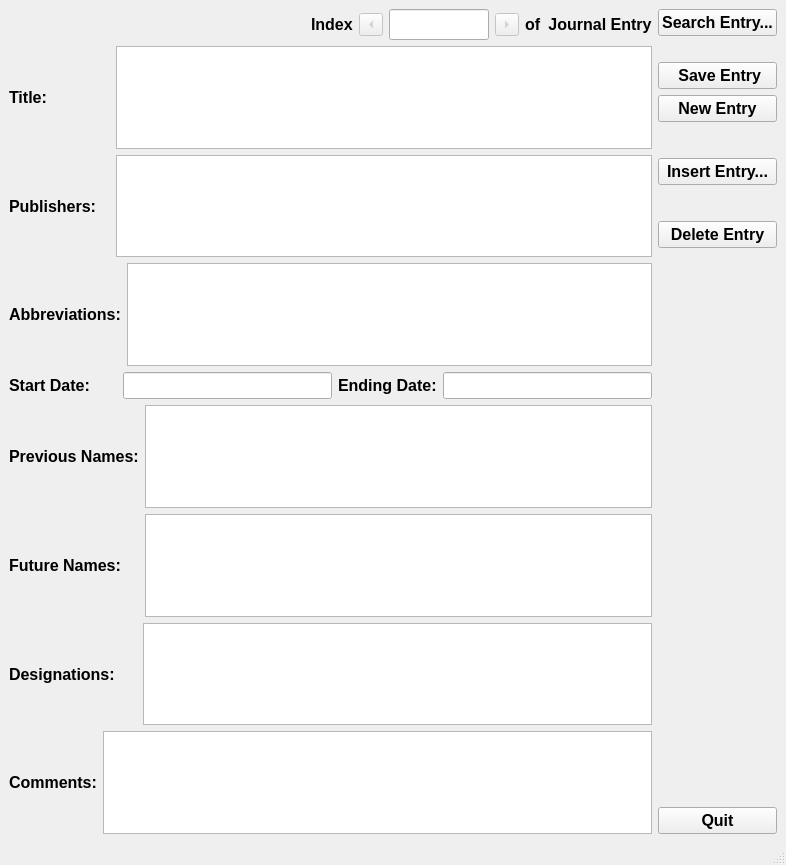
<?xml version="1.0" encoding="UTF-8"?>
<ui version="4.0">
 <class>JournalEntry</class>
 <widget class="QMainWindow" name="JournalEntry">
  <property name="geometry">
   <rect>
    <x>0</x>
    <y>0</y>
    <width>786</width>
    <height>865</height>
   </rect>
  </property>
  <property name="windowTitle">
   <string>Dialog</string>
  </property>
  <widget class="QWidget" name="centralwidget">
   <layout class="QHBoxLayout" name="horizontalLayout">
    <item>
     <layout class="QHBoxLayout" name="main_hLayout">
      <item>
       <layout class="QVBoxLayout" name="main_vLayout">
        <item>
         <layout class="QHBoxLayout" name="index_hLayout">
          <item>
           <spacer name="index_hSpacer">
            <property name="orientation">
             <enum>Qt::Horizontal</enum>
            </property>
            <property name="sizeHint" stdset="0">
             <size>
              <width>40</width>
              <height>20</height>
             </size>
            </property>
           </spacer>
          </item>
          <item>
           <widget class="QLabel" name="indexLabel_1">
            <property name="font">
             <font>
              <pointsize>12</pointsize>
              <weight>75</weight>
              <bold>true</bold>
             </font>
            </property>
            <property name="text">
             <string>Index</string>
            </property>
           </widget>
          </item>
          <item>
           <widget class="QToolButton" name="prevButton">
            <property name="enabled">
             <bool>false</bool>
            </property>
            <property name="font">
             <font>
              <pointsize>12</pointsize>
             </font>
            </property>
            <property name="focusPolicy">
             <enum>Qt::NoFocus</enum>
            </property>
            <property name="toolTip">
             <string>Previous record</string>
            </property>
            <property name="text">
             <string>...</string>
            </property>
            <property name="shortcut">
             <string>Ctrl+B</string>
            </property>
            <property name="arrowType">
             <enum>Qt::LeftArrow</enum>
            </property>
           </widget>
          </item>
          <item>
           <widget class="QLineEdit" name="indexEntry">
            <property name="maximumSize">
             <size>
              <width>100</width>
              <height>16777215</height>
             </size>
            </property>
            <property name="font">
             <font>
              <pointsize>14</pointsize>
              <weight>50</weight>
              <bold>false</bold>
             </font>
            </property>
            <property name="toolTip">
             <string>&lt;html&gt;&lt;head/&gt;&lt;body&gt;&lt;p&gt;Index number of the current entry.&lt;/p&gt;&lt;/body&gt;&lt;/html&gt;</string>
            </property>
            <property name="maxLength">
             <number>3</number>
            </property>
            <property name="alignment">
             <set>Qt::AlignRight|Qt::AlignTrailing|Qt::AlignVCenter</set>
            </property>
           </widget>
          </item>
          <item>
           <widget class="QToolButton" name="nextButton">
            <property name="enabled">
             <bool>false</bool>
            </property>
            <property name="font">
             <font>
              <pointsize>12</pointsize>
              <weight>75</weight>
              <bold>true</bold>
             </font>
            </property>
            <property name="focusPolicy">
             <enum>Qt::NoFocus</enum>
            </property>
            <property name="toolTip">
             <string>Next record</string>
            </property>
            <property name="text">
             <string>...</string>
            </property>
            <property name="shortcut">
             <string>Ctrl+F</string>
            </property>
            <property name="arrowType">
             <enum>Qt::RightArrow</enum>
            </property>
           </widget>
          </item>
          <item>
           <widget class="QLabel" name="ofnumLabel">
            <property name="font">
             <font>
              <pointsize>12</pointsize>
              <weight>75</weight>
              <bold>true</bold>
             </font>
            </property>
            <property name="text">
             <string>of</string>
            </property>
           </widget>
          </item>
          <item>
           <widget class="QLabel" name="indexLabel_2">
            <property name="font">
             <font>
              <pointsize>12</pointsize>
              <weight>75</weight>
              <bold>true</bold>
             </font>
            </property>
            <property name="text">
             <string>Journal Entry</string>
            </property>
            <property name="alignment">
             <set>Qt::AlignCenter</set>
            </property>
           </widget>
          </item>
         </layout>
        </item>
        <item>
         <layout class="QHBoxLayout" name="title_Layout">
          <item>
           <widget class="QLabel" name="titleLabel">
            <property name="sizePolicy">
             <sizepolicy hsizetype="Minimum" vsizetype="Preferred">
              <horstretch>0</horstretch>
              <verstretch>2</verstretch>
             </sizepolicy>
            </property>
            <property name="font">
             <font>
              <pointsize>12</pointsize>
              <weight>75</weight>
              <bold>true</bold>
             </font>
            </property>
            <property name="text">
             <string>Title:              </string>
            </property>
           </widget>
          </item>
          <item>
           <widget class="QTextEdit" name="titleEdit">
            <property name="font">
             <font>
              <pointsize>12</pointsize>
              <weight>75</weight>
              <italic>true</italic>
              <bold>true</bold>
             </font>
            </property>
            <property name="mouseTracking">
             <bool>false</bool>
            </property>
            <property name="toolTip">
             <string>&lt;html&gt;&lt;head/&gt;&lt;body&gt;&lt;p&gt;Titles of the journal, sub-titles go on separate lines&lt;/p&gt;&lt;/body&gt;&lt;/html&gt;</string>
            </property>
            <property name="horizontalScrollBarPolicy">
             <enum>Qt::ScrollBarAlwaysOff</enum>
            </property>
            <property name="tabChangesFocus">
             <bool>true</bool>
            </property>
           </widget>
          </item>
         </layout>
        </item>
        <item>
         <layout class="QHBoxLayout" name="publisher_hLayout">
          <item>
           <widget class="QLabel" name="PublisherLabel">
            <property name="font">
             <font>
              <pointsize>12</pointsize>
              <weight>75</weight>
              <bold>true</bold>
             </font>
            </property>
            <property name="text">
             <string>Publishers:   </string>
            </property>
           </widget>
          </item>
          <item>
           <widget class="QTextEdit" name="publisherEdit">
            <property name="font">
             <font>
              <pointsize>12</pointsize>
              <weight>75</weight>
              <bold>true</bold>
             </font>
            </property>
            <property name="toolTip">
             <string>&lt;html&gt;&lt;head/&gt;&lt;body&gt;&lt;p&gt;Publisher format;  Place:  Name:  startDate:  endDate.&lt;/p&gt;&lt;/body&gt;&lt;/html&gt;</string>
            </property>
            <property name="horizontalScrollBarPolicy">
             <enum>Qt::ScrollBarAlwaysOff</enum>
            </property>
            <property name="tabChangesFocus">
             <bool>true</bool>
            </property>
           </widget>
          </item>
         </layout>
        </item>
        <item>
         <layout class="QHBoxLayout" name="abbrv_hlLayout">
          <item>
           <widget class="QLabel" name="AbbreviationsLabel">
            <property name="font">
             <font>
              <pointsize>12</pointsize>
              <weight>75</weight>
              <bold>true</bold>
             </font>
            </property>
            <property name="text">
             <string>Abbreviations:</string>
            </property>
           </widget>
          </item>
          <item>
           <widget class="QTextEdit" name="abbreviationsEdit">
            <property name="font">
             <font>
              <pointsize>12</pointsize>
              <weight>75</weight>
              <bold>true</bold>
             </font>
            </property>
            <property name="toolTip">
             <string>&lt;html&gt;&lt;head/&gt;&lt;body&gt;&lt;p&gt;Known abbreviations of the journal.&lt;/p&gt;&lt;/body&gt;&lt;/html&gt;</string>
            </property>
            <property name="horizontalScrollBarPolicy">
             <enum>Qt::ScrollBarAlwaysOff</enum>
            </property>
            <property name="tabChangesFocus">
             <bool>true</bool>
            </property>
           </widget>
          </item>
         </layout>
        </item>
        <item>
         <layout class="QHBoxLayout" name="date_hLayout">
          <item>
           <widget class="QLabel" name="startDateLabel">
            <property name="font">
             <font>
              <pointsize>12</pointsize>
              <weight>75</weight>
              <bold>true</bold>
             </font>
            </property>
            <property name="text">
             <string>Start Date:      </string>
            </property>
           </widget>
          </item>
          <item>
           <widget class="QLineEdit" name="startDateEdit">
            <property name="font">
             <font>
              <pointsize>12</pointsize>
              <weight>75</weight>
              <bold>true</bold>
             </font>
            </property>
            <property name="toolTip">
             <string>&lt;html&gt;&lt;head/&gt;&lt;body&gt;&lt;p&gt;Date when the journal began publication.&lt;/p&gt;&lt;/body&gt;&lt;/html&gt;</string>
            </property>
           </widget>
          </item>
          <item>
           <widget class="QLabel" name="endDateLabel">
            <property name="sizePolicy">
             <sizepolicy hsizetype="Preferred" vsizetype="Preferred">
              <horstretch>0</horstretch>
              <verstretch>0</verstretch>
             </sizepolicy>
            </property>
            <property name="font">
             <font>
              <pointsize>12</pointsize>
              <weight>75</weight>
              <bold>true</bold>
             </font>
            </property>
            <property name="text">
             <string>Ending Date:</string>
            </property>
           </widget>
          </item>
          <item>
           <widget class="QLineEdit" name="endDateEdit">
            <property name="font">
             <font>
              <pointsize>12</pointsize>
              <weight>75</weight>
              <bold>true</bold>
             </font>
            </property>
            <property name="toolTip">
             <string>&lt;html&gt;&lt;head/&gt;&lt;body&gt;&lt;p&gt;Date the journal ceased publication.&lt;/p&gt;&lt;/body&gt;&lt;/html&gt;</string>
            </property>
           </widget>
          </item>
         </layout>
        </item>
        <item>
         <layout class="QHBoxLayout" name="prevname_hLayout">
          <item>
           <widget class="QLabel" name="LinkPreviousLabel">
            <property name="font">
             <font>
              <pointsize>12</pointsize>
              <weight>75</weight>
              <bold>true</bold>
             </font>
            </property>
            <property name="text">
             <string>Previous Names:</string>
            </property>
           </widget>
          </item>
          <item>
           <widget class="QTextEdit" name="LinkPreviousEdit">
            <property name="font">
             <font>
              <pointsize>12</pointsize>
              <weight>75</weight>
              <bold>true</bold>
             </font>
            </property>
            <property name="toolTip">
             <string>&lt;html&gt;&lt;head/&gt;&lt;body&gt;&lt;p&gt;Journal names from which this journal was create, if any.&lt;/p&gt;&lt;/body&gt;&lt;/html&gt;</string>
            </property>
            <property name="horizontalScrollBarPolicy">
             <enum>Qt::ScrollBarAlwaysOff</enum>
            </property>
            <property name="tabChangesFocus">
             <bool>true</bool>
            </property>
           </widget>
          </item>
         </layout>
        </item>
        <item>
         <layout class="QHBoxLayout" name="futurename_hLayout">
          <item>
           <widget class="QLabel" name="LinkNextLabel">
            <property name="font">
             <font>
              <pointsize>12</pointsize>
              <weight>75</weight>
              <bold>true</bold>
             </font>
            </property>
            <property name="text">
             <string>Future Names:    </string>
            </property>
           </widget>
          </item>
          <item>
           <widget class="QTextEdit" name="LinkNextEdit">
            <property name="font">
             <font>
              <pointsize>12</pointsize>
              <weight>75</weight>
              <bold>true</bold>
             </font>
            </property>
            <property name="toolTip">
             <string>&lt;html&gt;&lt;head/&gt;&lt;body&gt;&lt;p&gt;Journanal names into which this journal merged, if any.&lt;/p&gt;&lt;/body&gt;&lt;/html&gt;</string>
            </property>
            <property name="horizontalScrollBarPolicy">
             <enum>Qt::ScrollBarAlwaysOff</enum>
            </property>
            <property name="tabChangesFocus">
             <bool>true</bool>
            </property>
           </widget>
          </item>
         </layout>
        </item>
        <item>
         <layout class="QHBoxLayout" name="designator_hLayout">
          <item>
           <widget class="QLabel" name="designatorLabel">
            <property name="font">
             <font>
              <pointsize>12</pointsize>
              <weight>75</weight>
              <bold>true</bold>
             </font>
            </property>
            <property name="text">
             <string>Designations:     </string>
            </property>
           </widget>
          </item>
          <item>
           <widget class="QTextEdit" name="designatorEdit">
            <property name="font">
             <font>
              <pointsize>12</pointsize>
              <weight>75</weight>
              <bold>true</bold>
             </font>
            </property>
            <property name="toolTip">
             <string>&lt;html&gt;&lt;head/&gt;&lt;body&gt;&lt;p&gt;Catalogue designations, one per line&lt;/p&gt;&lt;p&gt;format is   &lt;span style=&quot; font-weight:600;&quot;&gt;name : value&lt;/span&gt;&lt;/p&gt;&lt;/body&gt;&lt;/html&gt;</string>
            </property>
            <property name="horizontalScrollBarPolicy">
             <enum>Qt::ScrollBarAlwaysOff</enum>
            </property>
            <property name="tabChangesFocus">
             <bool>true</bool>
            </property>
           </widget>
          </item>
         </layout>
        </item>
        <item>
         <layout class="QHBoxLayout" name="comment_hLayout">
          <item>
           <widget class="QLabel" name="CommentsLabel">
            <property name="font">
             <font>
              <pointsize>12</pointsize>
              <weight>75</weight>
              <bold>true</bold>
             </font>
            </property>
            <property name="text">
             <string>Comments:</string>
            </property>
           </widget>
          </item>
          <item>
           <widget class="QTextEdit" name="CommentsEdit">
            <property name="sizePolicy">
             <sizepolicy hsizetype="Expanding" vsizetype="Maximum">
              <horstretch>0</horstretch>
              <verstretch>0</verstretch>
             </sizepolicy>
            </property>
            <property name="font">
             <font>
              <pointsize>12</pointsize>
              <weight>75</weight>
              <bold>true</bold>
             </font>
            </property>
            <property name="toolTip">
             <string>&lt;html&gt;&lt;head/&gt;&lt;body&gt;&lt;p&gt;Random comments for things we missed.&lt;/p&gt;&lt;/body&gt;&lt;/html&gt;</string>
            </property>
            <property name="horizontalScrollBarPolicy">
             <enum>Qt::ScrollBarAlwaysOff</enum>
            </property>
            <property name="tabChangesFocus">
             <bool>true</bool>
            </property>
           </widget>
          </item>
         </layout>
        </item>
       </layout>
      </item>
     </layout>
    </item>
    <item>
     <layout class="QVBoxLayout" name="button_vLayout">
      <item>
       <widget class="QPushButton" name="searchButton">
        <property name="font">
         <font>
          <pointsize>12</pointsize>
          <weight>75</weight>
          <bold>true</bold>
         </font>
        </property>
        <property name="focusPolicy">
         <enum>Qt::NoFocus</enum>
        </property>
        <property name="toolTip">
         <string>Open the search window and look for an existing journal</string>
        </property>
        <property name="text">
         <string>Search Entry...</string>
        </property>
       </widget>
      </item>
      <item>
       <spacer name="verticalSpacer_4">
        <property name="orientation">
         <enum>Qt::Vertical</enum>
        </property>
        <property name="sizeType">
         <enum>QSizePolicy::Fixed</enum>
        </property>
        <property name="sizeHint" stdset="0">
         <size>
          <width>20</width>
          <height>20</height>
         </size>
        </property>
       </spacer>
      </item>
      <item>
       <widget class="QPushButton" name="saveButton">
        <property name="enabled">
         <bool>true</bool>
        </property>
        <property name="font">
         <font>
          <pointsize>12</pointsize>
          <weight>75</weight>
          <bold>true</bold>
         </font>
        </property>
        <property name="focusPolicy">
         <enum>Qt::NoFocus</enum>
        </property>
        <property name="toolTip">
         <string>Save the current informantion to the entry list</string>
        </property>
        <property name="text">
         <string> Save Entry</string>
        </property>
       </widget>
      </item>
      <item>
       <widget class="QPushButton" name="newButton">
        <property name="font">
         <font>
          <pointsize>12</pointsize>
          <weight>75</weight>
          <bold>true</bold>
         </font>
        </property>
        <property name="focusPolicy">
         <enum>Qt::NoFocus</enum>
        </property>
        <property name="toolTip">
         <string>create a new, blank entry</string>
        </property>
        <property name="text">
         <string>New Entry</string>
        </property>
       </widget>
      </item>
      <item>
       <spacer name="verticalSpacer_3">
        <property name="orientation">
         <enum>Qt::Vertical</enum>
        </property>
        <property name="sizeType">
         <enum>QSizePolicy::Fixed</enum>
        </property>
        <property name="sizeHint" stdset="0">
         <size>
          <width>20</width>
          <height>30</height>
         </size>
        </property>
       </spacer>
      </item>
      <item>
       <widget class="QPushButton" name="insertButton">
        <property name="font">
         <font>
          <pointsize>12</pointsize>
          <weight>75</weight>
          <bold>true</bold>
         </font>
        </property>
        <property name="toolTip">
         <string>Insert this entry else where in the file...</string>
        </property>
        <property name="text">
         <string>Insert Entry...</string>
        </property>
       </widget>
      </item>
      <item>
       <spacer name="verticalSpacer_2">
        <property name="orientation">
         <enum>Qt::Vertical</enum>
        </property>
        <property name="sizeType">
         <enum>QSizePolicy::Fixed</enum>
        </property>
        <property name="sizeHint" stdset="0">
         <size>
          <width>20</width>
          <height>30</height>
         </size>
        </property>
       </spacer>
      </item>
      <item>
       <widget class="QPushButton" name="deleteButton">
        <property name="enabled">
         <bool>true</bool>
        </property>
        <property name="font">
         <font>
          <pointsize>12</pointsize>
          <weight>75</weight>
          <bold>true</bold>
         </font>
        </property>
        <property name="focusPolicy">
         <enum>Qt::NoFocus</enum>
        </property>
        <property name="toolTip">
         <string>delete the current entry from the entry list</string>
        </property>
        <property name="text">
         <string>Delete Entry</string>
        </property>
       </widget>
      </item>
      <item>
       <spacer name="verticalSpacer">
        <property name="orientation">
         <enum>Qt::Vertical</enum>
        </property>
        <property name="sizeHint" stdset="0">
         <size>
          <width>20</width>
          <height>40</height>
         </size>
        </property>
       </spacer>
      </item>
      <item>
       <widget class="QPushButton" name="quitButton">
        <property name="font">
         <font>
          <pointsize>12</pointsize>
          <weight>75</weight>
          <bold>true</bold>
         </font>
        </property>
        <property name="focusPolicy">
         <enum>Qt::NoFocus</enum>
        </property>
        <property name="toolTip">
         <string>Quit the program, asking if we want to same any outstanding changes first.</string>
        </property>
        <property name="text">
         <string>Quit</string>
        </property>
       </widget>
      </item>
     </layout>
    </item>
   </layout>
  </widget>
  <widget class="QMenuBar" name="menubar">
   <property name="geometry">
    <rect>
     <x>0</x>
     <y>0</y>
     <width>786</width>
     <height>25</height>
    </rect>
   </property>
  </widget>
  <widget class="QStatusBar" name="statusbar"/>
 </widget>
 <tabstops>
  <tabstop>indexEntry</tabstop>
  <tabstop>titleEdit</tabstop>
  <tabstop>publisherEdit</tabstop>
  <tabstop>abbreviationsEdit</tabstop>
  <tabstop>startDateEdit</tabstop>
  <tabstop>endDateEdit</tabstop>
  <tabstop>LinkPreviousEdit</tabstop>
  <tabstop>LinkNextEdit</tabstop>
  <tabstop>designatorEdit</tabstop>
  <tabstop>CommentsEdit</tabstop>
 </tabstops>
 <resources/>
 <connections/>
</ui>
